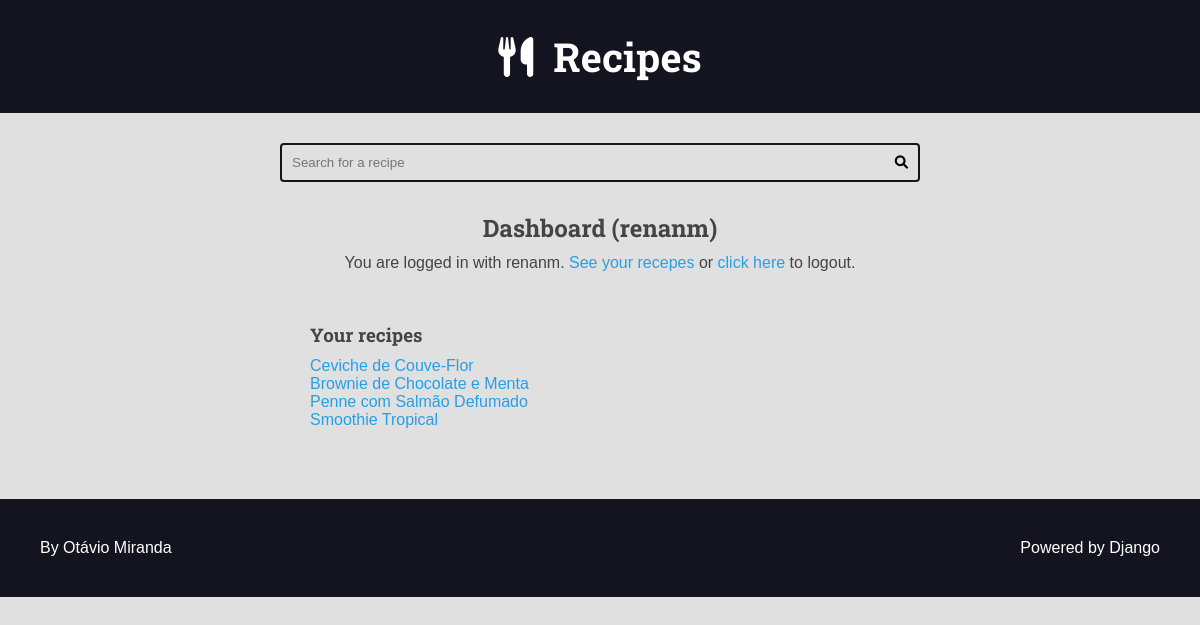
Before: /authors/dashboard/ (signed in) with the older database file.
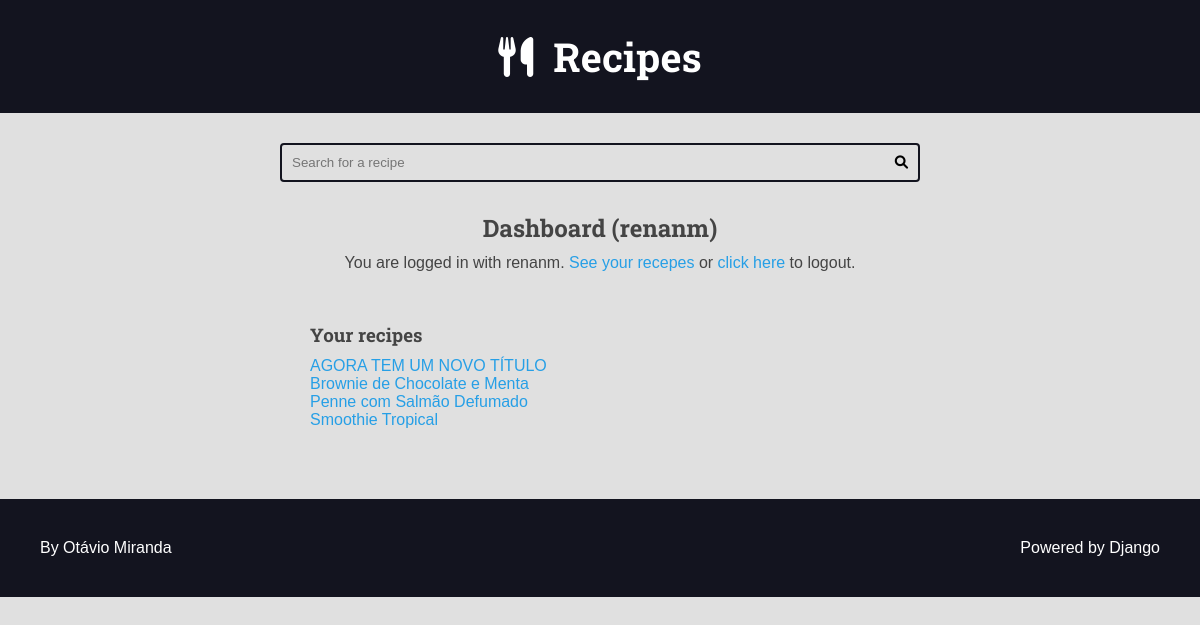
After: the same page with the newer database file.
### recipes/models.py (models this page shows, shortened)
class Recipe(models.Model):
    title = models.CharField(max_length=65)
    description = models.CharField(max_length=165)
    slug = models.SlugField(unique=True)
    preparation_time = models.IntegerField()
    preparation_time_unit = models.CharField(max_length=65)
    servings = models.IntegerField()
    servings_unit = models.CharField(max_length=65)
    preparation_steps = models.TextField()
    preparation_step_is_html = models.BooleanField(default=False)
    created_at = models.DateTimeField(auto_now_add=True)
    updated_at = models.DateTimeField(auto_now=True)
    is_published = models.BooleanField(default=False)
    cover = models.ImageField(
        upload_to='recipes/covers/%Y/%m/%d/', blank=True, default='')
    category = models.ForeignKey(
        Category, on_delete=models.SET_NULL, null=True, blank=True, default=None,
    )
    author = models.ForeignKey(
        User, on_delete=models.SET_NULL, null=True
    )

### authors/views.py (the view)
# urls.py: path('dashboard/', views.dashboard, name='dashboard'),
@login_required(login_url='authors:login', redirect_field_name='next')
def dashboard(request):
    recipes = Recipe.objects.filter(
        is_published=False,
        author=request.user,
    )
    return render(
        request,
        'authors/pages/dashboard.html',
        context={
            'recipes': recipes,
        }
    )

### authors/templates/authors/pages/dashboard.html (shortened to what this page needs)
{% extends 'global/base.html' %}
{% block content %}
  <div class="main-content center container">
    <h2>Dashboard ({{ user }})</h2>
    {% include 'authors/partials/login_message.html' %}
    <div class="authors-dashboard-container">
      <h3>Your recipes</h3>
      <ul>
        {% for recipe in recipes %}
          <li>
            <a href="{% url 'authors:dashboard_recipe_edit' recipe.id %}">{{ recipe.title }}</a>
          </li>
        {% empty %}
          <li>
            <p>You do not have recipes, please create one.</p>
          </li>
        {% endfor %}
      </ul>
    </div>
  </div>
{% endblock content %}

### base_templates/global/base.html (shortened to what this page needs)
<!DOCTYPE html>
<html lang="pt-BR">
<head>
    {% include 'global/partials/head.html' %}
</head>
<body>
    {% include 'global/partials/header.html' %} {% include 'global/partials/search.html' %}
    <main class="main-content-container">
        {% block content %}{% endblock content %}
    </main>
    {% include 'global/partials/footer.html' %}
</body>
</html>

### base_templates/global/partials/head.html (shortened to what this page needs)
{% load static %}
<link rel="stylesheet" href="https://cdnjs.cloudflare.com/ajax/libs/font-awesome/6.0.0/css/fontawesome.min.css"
/>
<link rel="stylesheet" href="https://cdnjs.cloudflare.com/ajax/libs/font-awesome/6.0.0/css/brands.min.css"
/>
<link rel="stylesheet" href="https://cdnjs.cloudflare.com/ajax/libs/font-awesome/6.0.0/css/solid.min.css"
/>
<link rel="stylesheet" href="{% static 'global/css/styles.css' %}">
<link rel="stylesheet" href="{% static 'global/css/global-style.css' %}">

### base_templates/global/partials/header.html
<header class="main-header-container">
    <div class="main-header container">
        <h1>
            <a class="main-logo" href="{% url 'recipes:home' %}">
                <i class="fas fa-utensils main-logo-icon"></i>
                <span class="main-logo-text">Recipes</span>
            </a>
        </h1>
    </div>
</header>

### base_templates/global/partials/search.html
<div class="search-container">
   <div class="container">
       <form action="{% url 'recipes:search' %}" class="search-form">
        <input
        type="search" class="search-input" name="q"
        value="{{ search_term }}" required
        placeholder="Search for a recipe"
        >
           <button type="submit" class="search-button"><i class="fas fa-search"></i></button>
       </form>
   </div>
</div>

### authors/templates/authors/partials/login_message.html (shortened to what this page needs)
{% if user.is_authenticated %}
<div class="login-message">
  You are logged in with {{user.username}}.
  <a href="{% url 'authors:dashboard' %}">See your recepes</a> or
  <form class="inline-form" action="{% url 'authors:logout' %}" method='POST'>
    <button class="plaintext-button" type="submit">click here</button>
  </form> to logout.
</div>
{% endif %}

### base_templates/global/partials/footer.html
<footer class="main-footer">
    <div class="developer">
        <a href="https://www.otaviomiranda.com.br/" target="_blanck" rel="noreferrer noopener">By Otávio Miranda</a>
    </div>
    <div class="powered">
        <a href="https://www.djangoproject.com/" target="_blank" rel="noreferrer noopener">Powered by Django</a>
    </div>
</footer>

### base_static/global/css/styles.css (style rules this page uses)
:root { --color-primary: #269fe6; --color-primary-hover: #2086c2; --color-primary-dark: #13141f; --color-primary-dark-hover: #212336; --color-primary-light: #d4ecfa; --color-primary-light-hover: #bdd8e7; --color-white: #fff; --color-black: #000; --color-dark-text: #444; --color-info-light: #cce5ff; --color-debug-light: #cce5ff; --color-success-light: #d4edda; --color-alert-light: #fff3cd; --color-warning-light: #fff3cd; --color-error-light: #f8d7da; --color-info-dark: #4d86c4; --color-debug-dark: #4d86c4; --color-success-dark: #4a9c5d; --color-alert-dark: #927f40; --color-warning-dark: #927f40; --color-error-dark: #da525d; --color-gray-0: #f9f9f9; --color-gray-1: #e0e0e0; --color-gray-2: #c7c7c7; --color-gray-3: #aeaeae; --color-gray-4: #959595; --color-gray-5: #7d7d7d; --color-gray-6: #646464; --color-gray-7: #4b4b4b; --color-gray-8: #323232; --color-gray-9: #191919; --font-primary: sans-serif; --font-headings: 'Roboto Slab', serif; --spacing-gutter-medium: 3rem; --spacing-gutter-large: 4rem; }
* { padding: 0; margin: 0; box-sizing: border-box; }
html { font-size: 62.5%; }
body { font-size: 1.6rem; font-family: var(--font-primary); background: var(--color-gray-1); color: var(--color-dark-text); }
h1, h2, h3, h4, h5, h6 { font-family: var(--font-headings); }
a { text-decoration: none; color: var(--color-primary); }
.container { max-width: 144rem; margin: 0 auto; padding: var(--spacing-gutter-medium); }
.main-header-container { background: var(--color-primary-dark); }
.main-logo { font-size: 4rem; color: var(--color-white); text-decoration: none; display: flex; flex-flow: row nowrap; align-items: center; justify-content: center; width: fit-content; margin: 0 auto; }
.main-logo-icon { margin-right: 2rem; }
.search-form { border: 0.2rem solid var(--color-primary-dark); max-width: 64rem; margin: 0 auto; border-radius: 0.4rem; position: relative; transition: all 300ms ease-in-out; }
.search-input, .search-button { border: none; background: none; outline: none; padding: 1rem; transition: all 300ms ease-in-out; }
.search-input { width: 100%; padding-right: 3rem; }
.search-button { position: absolute; top: 0; right: 0; }
.main-content { padding-top: 0; }
.main-footer { display: flex; align-items: center; justify-content: space-between; background: var(--color-primary-dark); color: var(--color-white); padding: var(--spacing-gutter-large); }
.main-footer a { color: var(--color-white); text-decoration: none; transition: all 300ms ease-in-out; }
.inline-form { display: inline; }
.plaintext-button { display: inline; border: none; background: none; cursor: pointer; color: var(--color-primary); font-size: 1.6rem; }
.login-message { margin: 1rem 0; }
.authors-dashboard-container { max-width: 64rem; text-align: left; padding: var(--spacing-gutter-medium); margin: 0 auto; }
.authors-dashboard-container h3, .authors-dashboard-container p, .authors-dashboard-container ul { list-style-type: none; margin: 1rem 0; }
.center { text-align: center; }

Changed rows visible on the page:
changed Recipe: title "Ceviche de Couve-Flor" → "AGORA TEM UM NOVO TÍTULO"
